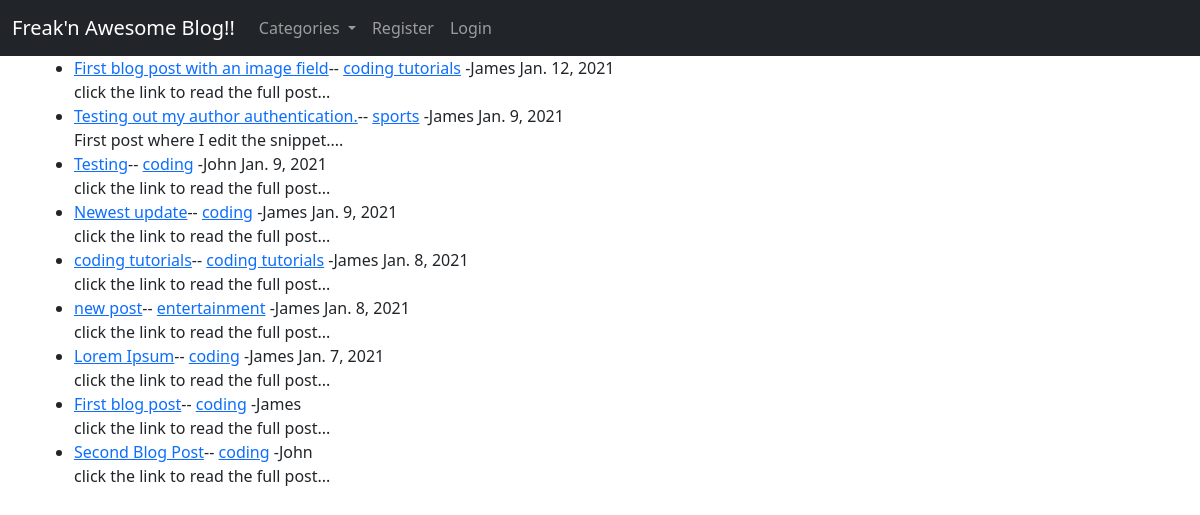
The page / on the database its author committed.
### theblog/models.py (models this page shows, shortened)
class Post(models.Model):
    title = models.CharField(max_length=255)
    author = models.ForeignKey(User, on_delete=models.CASCADE)
    body = RichTextField()
    title_tag = models.CharField(max_length=255, null=True, blank=True)
    date_time = models.DateTimeField(auto_now_add=True, null=True, blank=True)
    category = models.CharField(max_length=255, default= '')
    likes = models.ManyToManyField(User, related_name='blogpost_like')
    snippet = models.CharField(max_length=255, default='click the link to read the full post...')
    images = models.ImageField(null= True, blank= True, upload_to='images/')

### theblog/views.py (the view)
# urls.py: path('', HomeView.as_view(), name= 'home'),
class HomeView(ListView):
    model = Post
    template_name = 'home.html'
    ordering = ['-date_time']
    def get_context_data(self, *args, **kwargs):
        cat_menu = Category.objects.all()
        context = super(HomeView, self).get_context_data(*args, **kwargs)
        context['cat_menu'] = cat_menu
        return context

### theblog/models.py (called while the page is built)
    def __str__(self):
        return(self.name)

### theblog/templates/home.html (shortened to what this page needs)
 {% extends 'base.html' %}
 {% block content %}
 <ul>
     {% for post in object_list %}
        <li><a href="{% url 'article-detail' post.pk %}">{{ post.title }}</a>--
            <a href="{% url 'category_body' post.category|slugify %}">{{post.category}}</a>
            -{{ post.author }}  {{post.date_time.date}}</li>
            {{ post.snippet|safe }}
     {% endfor %}
 </ul>
 {% endblock %}

### rows shown on the page
Post: title "First blog post with an image field", category "coding tutorials", author "James", date_time "Jan. 12, 2021", snippet "click the link to read the full post..."
Post: title "Testing out my author authentication.", category "sports", author "James", date_time "Jan. 9, 2021", snippet "First post where I edit the snippet...."
Post: title "Testing", category "coding", author "John", date_time "Jan. 9, 2021", snippet "click the link to read the full post..."
Post: title "Newest update", category "coding", author "James", date_time "Jan. 9, 2021", snippet "click the link to read the full post..."
Post: title "coding tutorials", category "coding tutorials", author "James", date_time "Jan. 8, 2021", snippet "click the link to read the full post..."
Post: title "new post", category "entertainment", author "James", date_time "Jan. 8, 2021", snippet "click the link to read the full post..."
Post: title "Lorem Ipsum", category "coding", author "James", date_time "Jan. 7, 2021", snippet "click the link to read the full post..."
Post: title "First blog post", category "coding", author "James", snippet "click the link to read the full post..."
Post: title "Second Blog Post", category "coding", author "John", snippet "click the link to read the full post..."
